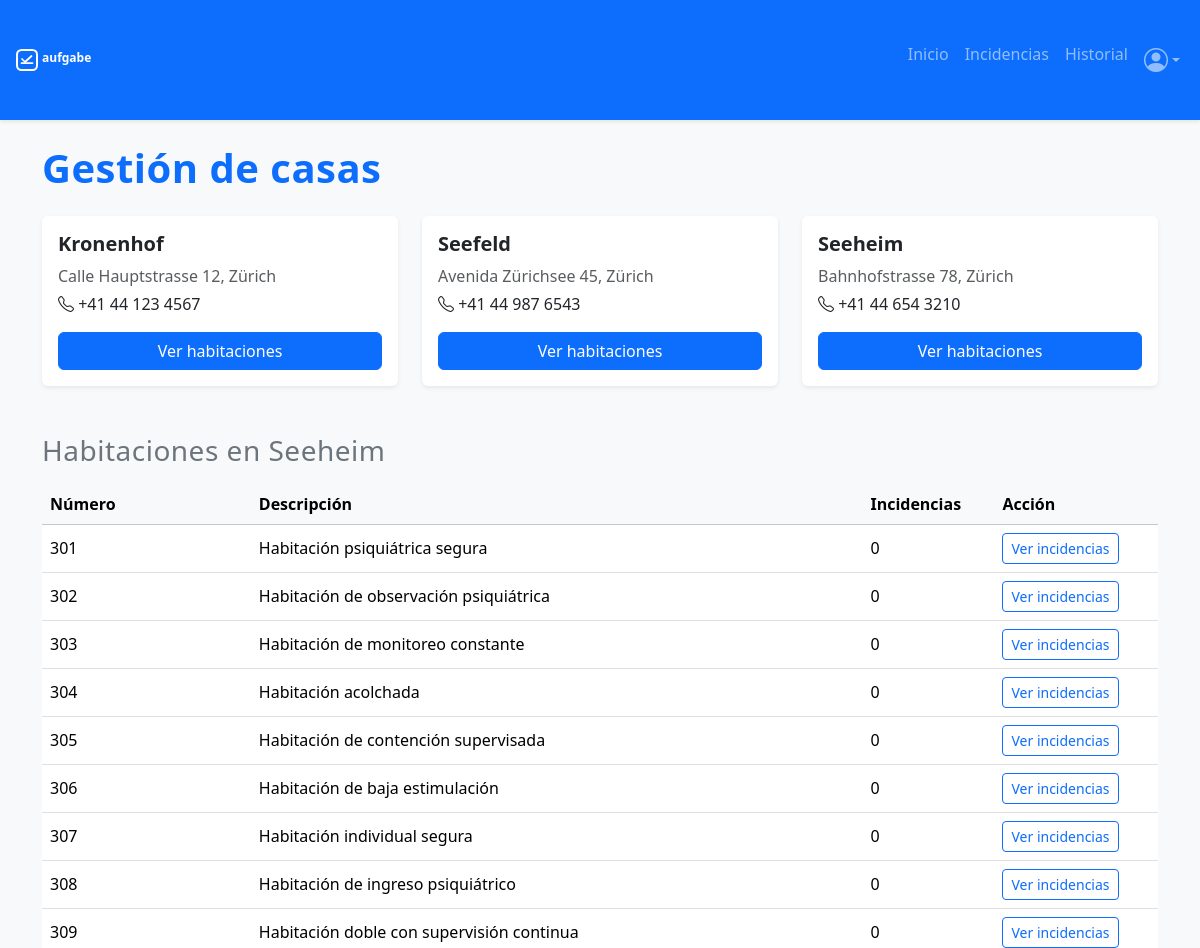
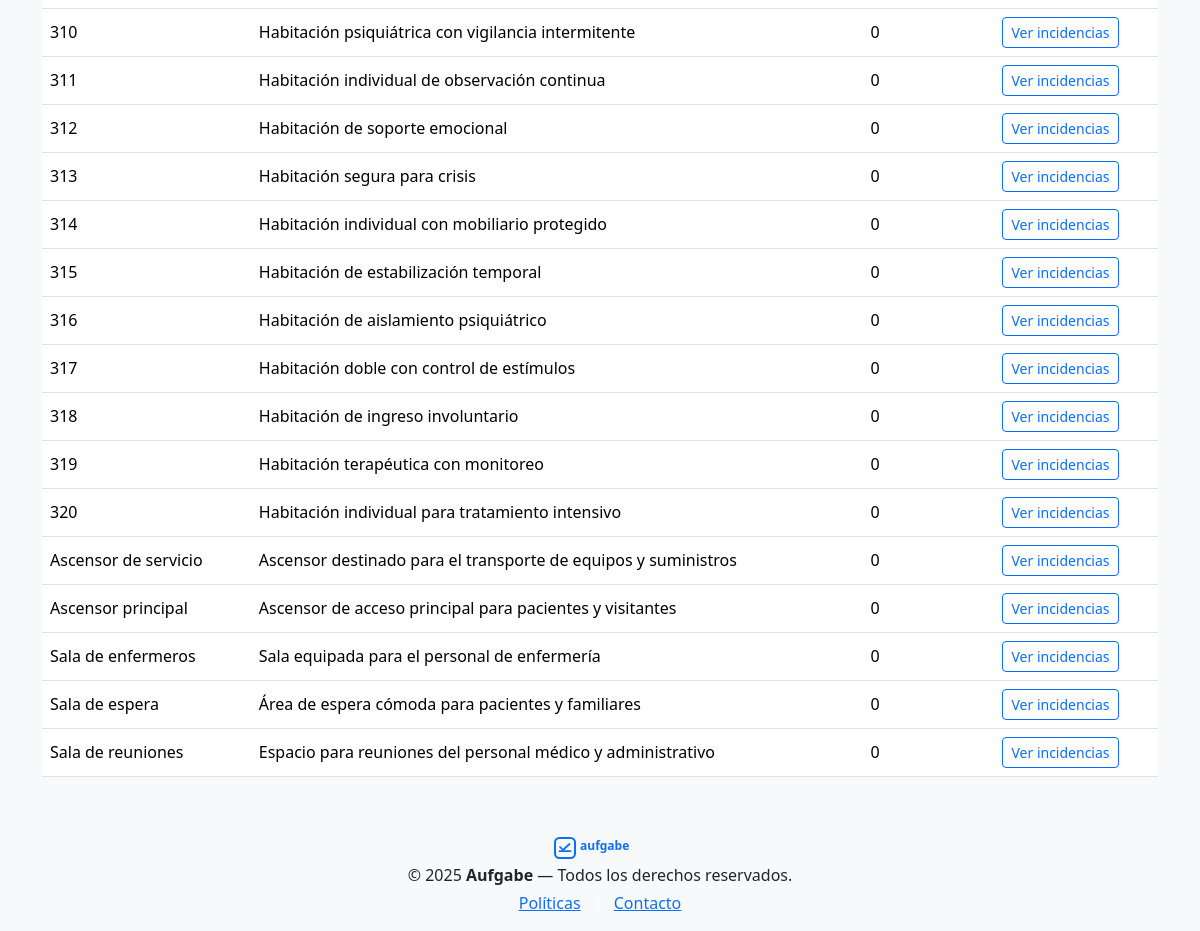
Screenshot of /views/casas.php?id_casa=3 (signed in) with the database file from the repository (2 pictures, top to bottom).
### tables this page shows
CREATE TABLE casas (
    id_casa INT AUTO_INCREMENT PRIMARY KEY,
    nombre VARCHAR(100) NOT NULL,
    direccion VARCHAR(255),
    telefono VARCHAR(20)
);

CREATE TABLE habitaciones (
    id_habitacion INT AUTO_INCREMENT PRIMARY KEY,
    numero VARCHAR(100) NOT NULL,
    id_casa INT NOT NULL,
    descripcion VARCHAR(255),
    FOREIGN KEY (id_casa) REFERENCES casas(id_casa)
        ON DELETE CASCADE ON UPDATE CASCADE
);

### views/casas.php (the view, shortened to what this page needs)
<?php
include_once '../includes/header.php';
$database = new Database();
$db = $database->conectar();
$queryCasas = $db->query("SELECT * FROM casas");
$casas = $queryCasas->fetchAll(PDO::FETCH_ASSOC);
$idCasaSeleccionada = $_GET['id_casa'] ?? null;
$habitaciones = [];
if ($idCasaSeleccionada) {
    $stmt = $db->prepare("
    SELECT h.id_habitacion, h.numero, h.descripcion,
           IFNULL(COUNT(i.id_incidencia), 0) AS total_incidencias
    FROM habitaciones h
    LEFT JOIN incidencias i
        ON h.id_habitacion = i.id_habitacion
    WHERE h.id_casa = :id_casa
    GROUP BY h.id_habitacion
    ORDER BY h.numero ASC");
    $stmt->bindParam(':id_casa', $idCasaSeleccionada, PDO::PARAM_INT);
    $stmt->execute();
    $habitaciones = $stmt->fetchAll(PDO::FETCH_ASSOC);
    $nombreCasa = $db->query("SELECT nombre FROM casas WHERE id_casa = $idCasaSeleccionada")->fetchColumn();
}
?>
<link rel="stylesheet" href="../assets/css/casas.css">
<div class="container py-4">
    <h1 class="fw-bold text-primary mb-4">Gestión de casas</h1>
    <div class="row g-4 mb-5">
        <?php foreach ($casas as $casa): ?>
            <div class="col-md-4">
                <div class="card shadow-sm border-0 h-100">
                    <div class="card-body">
                        <h5 class="fw-bold"><?= htmlspecialchars($casa['nombre']) ?></h5>
                        <p class="text-muted mb-1"><?= htmlspecialchars($casa['direccion']) ?></p>
                        <p class="mb-3"><i class="bi bi-telephone"></i> <?= htmlspecialchars($casa['telefono']) ?></p>
                        <a href="casas.php?id_casa=<?= $casa['id_casa'] ?>" class="btn btn-primary w-100">
                            Ver habitaciones
                        </a>
                    </div>
                </div>
            </div>
        <?php endforeach; ?>
    </div>
    <?php if ($idCasaSeleccionada): ?>
        <h3 class="mb-3 text-secondary">Habitaciones en <?= htmlspecialchars($nombreCasa) ?></h3>
        <?php if (!empty($habitaciones)): ?>
            <div class="table-responsive">
                <table class="table table-hover align-middle">
                    <thead class="table-light">
                        <tr>
                            <th>Número</th>
                            <th>Descripción</th>
                            <th>Incidencias</th>
                            <th>Acción</th>
                        </tr>
                    </thead>
                    <tbody>
                        <?php foreach ($habitaciones as $h): ?>
                            <tr>
                                <td><?= htmlspecialchars($h['numero']) ?></td>
                                <td><?= htmlspecialchars($h['descripcion']) ?></td>
                                <td><?= $h['total_incidencias'] ?></td>
                                <td>
                                    <a href="historial/historial.php?id_habitacion=<?= $h['id_habitacion'] ?>"
                                        class="btn btn-sm btn-outline-primary">
                                        Ver incidencias
                                    </a>
                                </td>
                            </tr>
                        <?php endforeach; ?>
                    </tbody>
                </table>
            </div>
        <?php else: ?>
            <p class="text-muted">Esta casa no tiene habitaciones registradas.</p>
        <?php endif; ?>
    <?php endif; ?>
</div>
<?php include_once '../includes/footer.php'; ?>

### assets/css/casas.css (style rules this page uses)
h1, h3 { letter-spacing: 0.5px; }

### rows the page displays
casas: nombre "Kronenhof", direccion "Calle Hauptstrasse 12, Zürich", telefono "+41 44 123 4567"
casas: nombre "Seefeld", direccion "Avenida Zürichsee 45, Zürich", telefono "+41 44 987 6543"
casas: nombre "Seeheim", direccion "Bahnhofstrasse 78, Zürich", telefono "+41 44 654 3210"
habitaciones: numero "301", descripcion "Habitación psiquiátrica segura", total_incidencias "0"
habitaciones: numero "302", descripcion "Habitación de observación psiquiátrica", total_incidencias "0"
habitaciones: numero "303", descripcion "Habitación de monitoreo constante", total_incidencias "0"
habitaciones: numero "304", descripcion "Habitación acolchada", total_incidencias "0"
habitaciones: numero "305", descripcion "Habitación de contención supervisada", total_incidencias "0"
habitaciones: numero "306", descripcion "Habitación de baja estimulación", total_incidencias "0"
habitaciones: numero "307", descripcion "Habitación individual segura", total_incidencias "0"
habitaciones: numero "308", descripcion "Habitación de ingreso psiquiátrico", total_incidencias "0"
habitaciones: numero "309", descripcion "Habitación doble con supervisión continua", total_incidencias "0"
habitaciones: numero "310", descripcion "Habitación psiquiátrica con vigilancia intermitente", total_incidencias "0"
habitaciones: numero "311", descripcion "Habitación individual de observación continua", total_incidencias "0"
habitaciones: numero "312", descripcion "Habitación de soporte emocional", total_incidencias "0"
habitaciones: numero "313", descripcion "Habitación segura para crisis", total_incidencias "0"
habitaciones: numero "314", descripcion "Habitación individual con mobiliario protegido", total_incidencias "0"
habitaciones: numero "315", descripcion "Habitación de estabilización temporal", total_incidencias "0"
habitaciones: numero "316", descripcion "Habitación de aislamiento psiquiátrico", total_incidencias "0"
habitaciones: numero "317", descripcion "Habitación doble con control de estímulos", total_incidencias "0"
habitaciones: numero "318", descripcion "Habitación de ingreso involuntario", total_incidencias "0"
habitaciones: numero "319", descripcion "Habitación terapéutica con monitoreo", total_incidencias "0"
habitaciones: numero "320", descripcion "Habitación individual para tratamiento intensivo", total_incidencias "0"
habitaciones: numero "Ascensor de servicio", descripcion "Ascensor destinado para el transporte de equipos y suministros", total_incidencias "0"
habitaciones: numero "Ascensor principal", descripcion "Ascensor de acceso principal para pacientes y visitantes", total_incidencias "0"
habitaciones: numero "Sala de enfermeros", descripcion "Sala equipada para el personal de enfermería", total_incidencias "0"
habitaciones: numero "Sala de espera", descripcion "Área de espera cómoda para pacientes y familiares", total_incidencias "0"
habitaciones: numero "Sala de reuniones", descripcion "Espacio para reuniones del personal médico y administrativo", total_incidencias "0"
